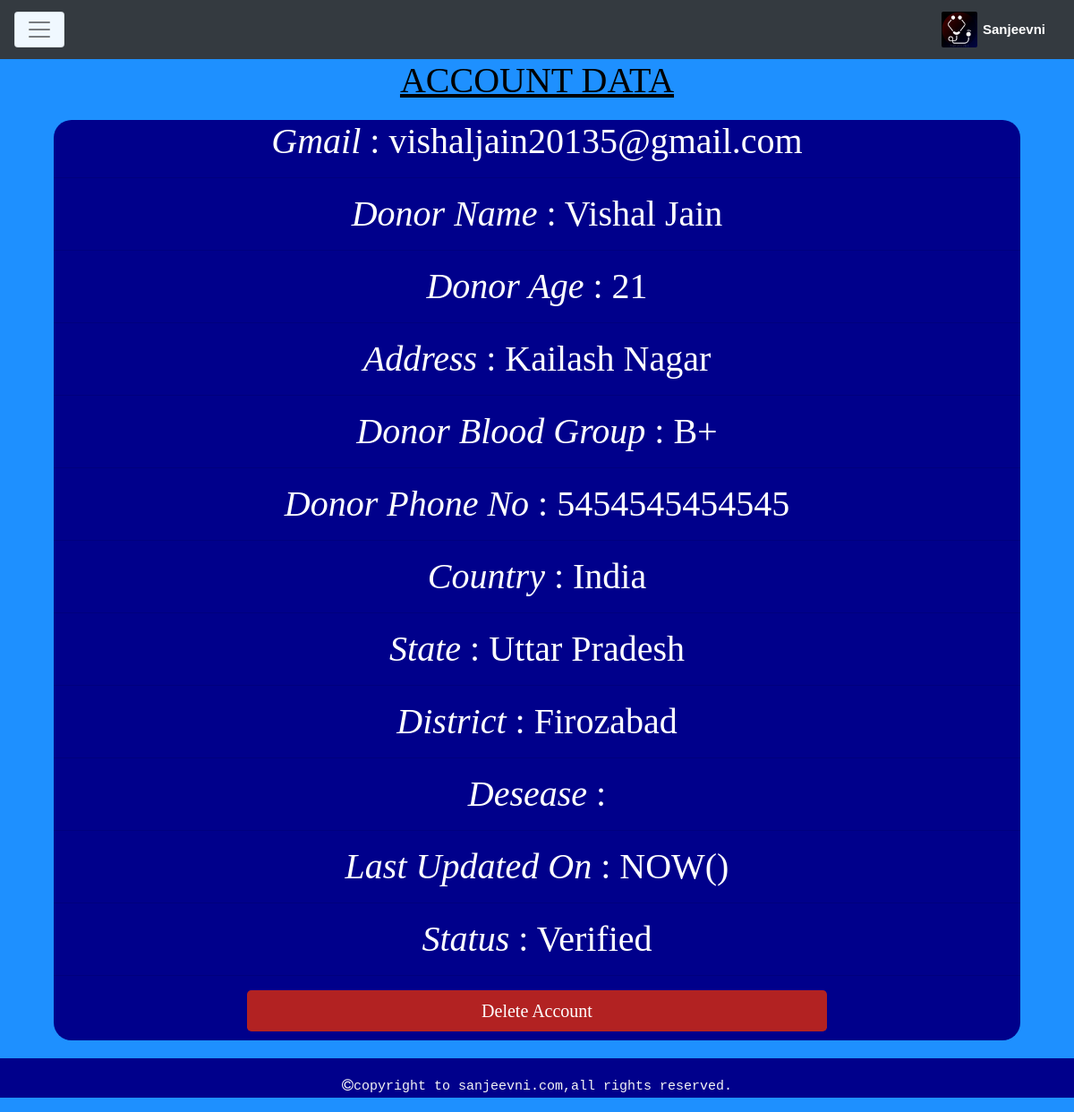
Screenshot of /admin/admin_blood_donor_profile.php?id=1 with the database file from the repository.
### tables this page shows
CREATE TABLE `blood_donor` (
  `id` int(20) NOT NULL,
  `email` varchar(100) NOT NULL,
  `pass` varchar(50) NOT NULL,
  `name` varchar(100) NOT NULL,
  `age` int(3) NOT NULL,
  `address` varchar(100) NOT NULL,
  `blood_grp` varchar(100) NOT NULL,
  `phone_no` varchar(20) NOT NULL,
  `country` varchar(10) NOT NULL,
  `state` varchar(20) NOT NULL,
  `district` varchar(20) NOT NULL,
  `any_desease` varchar(200) NOT NULL,
  `image` text NOT NULL,
  `reg_date` text NOT NULL,
  `ver_code` int(30) NOT NULL,
  `status` varchar(20) NOT NULL
);

### admin/admin_blood_donor_profile.php (the view, shortened to what this page needs)
<!DOCTYPE html>
<?php
include("../includes/connection.php");
if(isset($_GET['id'])){
    $u_id=$_GET['id'];
    $vj="SELECT * FROM `blood_donor` WHERE `id`='$u_id'";
    $run=mysqli_query($con,$vj);
    $row=mysqli_fetch_array($run);
    $email=$row['email'];
    $name=$row['name'];
    $age=$row['age'];
    $address=$row['address'];
    $blood_grp=$row['blood_grp'];
    $phone_no=$row['phone_no'];
    $country=$row['country'];
    $state=$row['state'];
    $district=$row['district'];
    $any_desease=$row['any_desease'];
    $reg_date=$row['reg_date'];
    $status=$row['status'];
}
?>
<html>
<head>
    <link rel="stylesheet" href="https://maxcdn.bootstrapcdn.com/bootstrap/4.0.0-alpha.6/css/bootstrap.min.css">
    <link rel="stylesheet" href="https://cdnjs.cloudflare.com/ajax/libs/font-awesome/4.7.0/css/font-awesome.min.css">
    <link rel="stylesheet" href="../style/admin_blood_bank_donor_profile.css">
</head>
<body>
    <nav class="navbar navbar-toggleable-md navbar-light  bg-dark">
        <button class="navbar-toggler navbar-toggler-right dropdown" type="button" data-toggle="collapse" data-target="#navbarSupportedContent" aria-controls="navbarSupportedContent" aria-expanded="false" aria-label="Toggle navigation">
            <span class="navbar-toggler-icon"></span>
        </button>
        <a class="navbar-brand" href="#"><img class="img-fluid logoimg" src="../image/logoimg.jpg">
            <h7 class="brand-name"><b>Sanjeevni</b></h7>
        </a>
    </nav>
<h1 class="data">account data</h1>
    <div class="fluid-container c1">
        <div class="row">
           <div class="col-sm-12">
            <div class="col1">
                <h1 class="gmail"><i>Gmail</i> : <?php echo"$email";?></h1><hr>
                <h1 class="info"><i>donor name</i> : <?php echo"$name";?></h1><hr>
                <h1 class="info"><i>donor age</i> : <?php echo"$age";?></h1><hr>
                <h1 class="info"><i>address</i> : <?php echo"$address";?></h1><hr>
                <h1 class="info"><i>donor blood group</i> : <?php echo"$blood_grp";?></h1><hr>
                <h1 class="info"><i>donor phone no</i> : <?php echo"$phone_no";?></h1><hr>
                <h1 class="info"><i>country</i> : <?php echo"$country";?></h1><hr>
                <h1 class="info"><i>state</i> : <?php echo"$state";?></h1><hr>
                <h1 class="info"><i>district</i> : <?php echo"$district";?></h1><hr>
                <h1 class="info"><i>desease</i> : <?php echo"$any_desease";?></h1><hr>
                <h1 class="info"><i>last updated on</i> : <?php echo"$reg_date";?></h1><hr>
                <h1 class="info"><i>status</i> : <?php echo"$status";?></h1><hr>
                    <div class="row">
                    <div class="col-sm-12">
                        <div class="col2">
                             <?php echo"<a style='color:white; text-decoration:none;' href='delete_blood_donor_script.php?id=$u_id'><button type='submit' class='btn btn-lg btn-block deletea'>Delete Account</button></a>"; ?>
                        </div>
                    </div>
                </div>
            </div>
        </div>
    </div>
    </div>
    <footer>
        <div class="fluid-container f1">
            <div class="container-fluid ">
                <div class="row ourservicesrow">
                    <div class="col-sm-2 ourservices">
                    </div>
                    <div class="col-sm-10 aboutmeparagraph">
                    </div>
                </div>
                <pre class="copyrightline"><i class="fa fa-copyright" aria-hidden="true"></i>copyright to sanjeevni.com,all rights reserved.</pre>
            </div>
        </div>
    </footer>
</body>
</html>

### style/admin_blood_bank_donor_profile.css (style rules this page uses)
nav { background-color: darkblue; margin: 0; padding: 0; }
.dropdown { background-color: aliceblue; }
.brand-name { color: white; font-family: sans-serif; font-size: 15px; text-align: center; }
.logoimg { height: 40px; width: 40px; border-radius: 2px; margin-bottom: 0px; margin-top: 0px; margin-left: 20px; }
.f1 { background-color: darkblue; }
.copyrightline { text-align: center; font-size: 15px; font-style: normal; color: whitesmoke; margin-top: 20px; }
body { background-color: dodgerblue; overflow-x: hidden; }
.data { text-align: center; color: black; font-family: serif; text-transform: uppercase; font-size-adjust: auto; text-decoration: underline; }
.c1 { background-color: darkblue; overflow-x: hidden; margin-left: 5%; margin-right: 5%; margin-top: 20px; margin-bottom: 20px; border-radius: 20px; }
.info { color: white; text-align: center; text-decoration: none; text-transform: capitalize; font-family: serif; font-size-adjust: auto; }
.gmail { color: white; text-align: center; text-decoration: none; font-family: serif; font-size-adjust: auto; overflow-x: auto; }
.deletea { margin-bottom: 10px; color: white; background-color: firebrick; font-size-adjust: auto; font-family: serif; text-align: center; width: 60%; margin-left: 20%; margin-right: 20%; border: none; }

### rows the page displays
blood_donor: email "vishaljain20135@gmail.com", name "Vishal Jain", age "21", address "Kailash Nagar", blood_grp "B+", phone_no "5454545454545", country "India", state "Uttar Pradesh", district "Firozabad", reg_date "NOW()", status "Verified"
